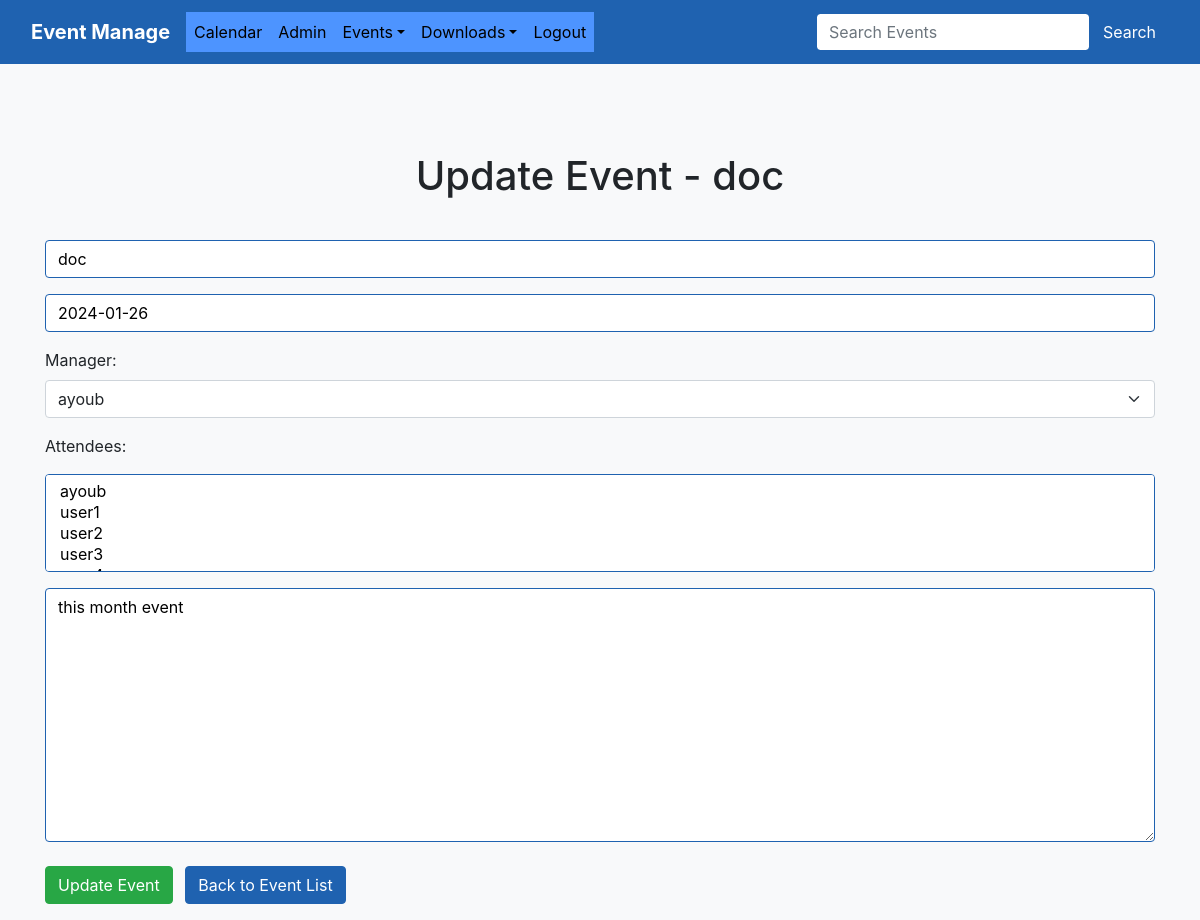
/update_event/10 (signed in), run on the app's committed database.
### events/models.py (models this page shows, shortened)
class Event(models.Model):
    name = models.CharField("Event Name", max_length=200)
    event_date = models.DateTimeField("Event Date")
    manager = models.ForeignKey(User, on_delete=models.SET_DEFAULT, default=get_superuser, related_name="manager")
    description = models.TextField(blank=True)
    attendees = models.ManyToManyField(User, blank=True, related_name="attendees")

### events/views.py (the view)
# urls.py: path('update_event/<event_id>', views.update_event, name='update-event'),
def update_event(request, event_id):
    event = Event.objects.get(pk=event_id)
    if not request.user.is_superuser and request.user != event.chef:
        return HttpResponseForbidden()
    if request.user.is_superuser:
        form = EventFormAdmin(request.POST or None, instance=event)
    else:
        form = EventForm(request.POST or None, instance=event)
    if form.is_valid():
        form.save()
        return redirect('event_lists')
    return render(request, 'events/update_event.html',
        {'event': event,
        'form':form})

### events/forms.py
class EventFormAdmin(ModelForm):
    class Meta:
        model = Event
        fields = ("name", "event_date", "manager", "attendees", "description")
        labels = {
            "name": "",
            "event_date": "",
            "manager": "Manager",
            "attendees": "Attendees",
            "description": ""
        }
        widgets = {
            "name": forms.TextInput(attrs={"class": 'form-control', "placeholder": "Enter Your Event Name"}),
            "event_date": forms.DateInput(attrs={"class": 'form-control', "placeholder": "Enter Event Date (YYYY-MM-DD)"}),
            "manager": forms.Select(attrs={"class": 'form-select', "placeholder": "Enter Manager"}),
            "attendees": forms.SelectMultiple(attrs={"class": 'form-control select2', "placeholder": "Select Collaborateurs"}),
            "description": forms.Textarea(attrs={"class": 'form-control', "placeholder": "Enter Description"})
        }

### events/templates/events/update_event.html (shortened to what this page needs)
﻿{% extends "events/base.html" %}
{% block content %}
<center>
    <h1>Update Event - {{ event.name }}</h1>
</center>
<br>
<form action="" method="POST">
    {{ form.as_p }}
    <input type="submit" value="Update Event" class="btn btn-success me-md-2">
    <a href="{% url 'event_lists' %}" class="btn btn-dark me-md-2">Back to Event List</a>
</form>
{% endblock %}

### static/css/styles.css (style rules this page uses)
body { background-color: #f8f9fa; padding-top: 56px; }
.form-control, .btn { margin-top: 0.5em; }
.form-control { border: 1px solid #b21f2d; background-color: #dc3545; color: #fff; }
.btn-dark { background-color: #b21f2d; border-color: #b21f2d; }

### events/templates/events/base.html (style rules this page uses)
body { background-color: #dedcdc; }

### events/templates/events/navbar.html (style rules this page uses)
body { background-color: #f8f9fa; }
.form-control, .btn { margin-top: 0.5em; }
.form-control { border: 1px solid #1f62b0; background-color: #fff; color: #000; }
.btn-dark { background-color: #1f62b0; border-color: #1f62b0; }

### data on the page
Event: name "doc", event_date "2024-01-26", manager "ayoub", description "this month event"
